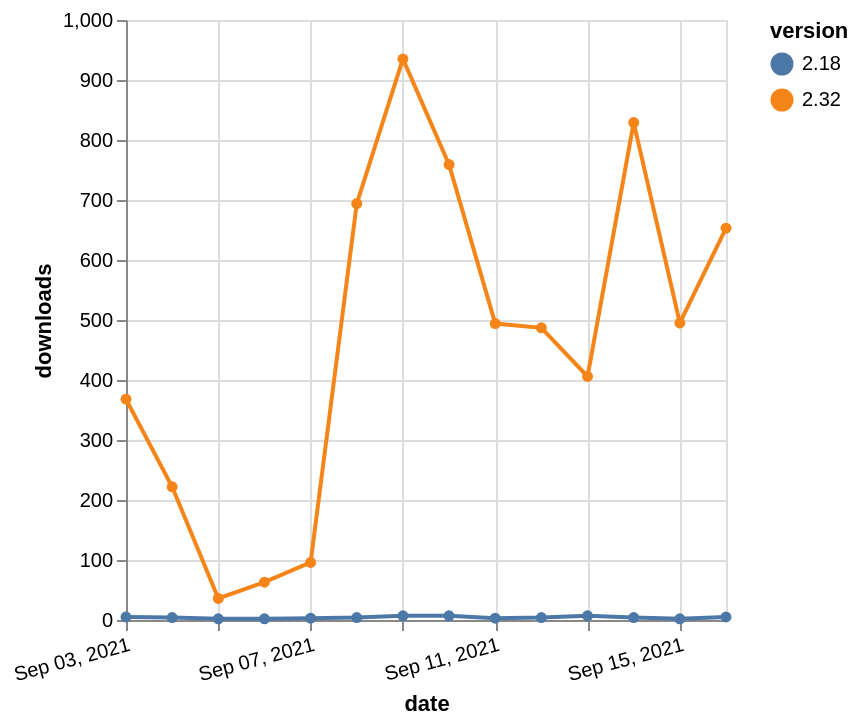

Specify this chart in Vega-Lite:
### Vega-Lite specification from a JSON file in a GitHub repository (floating-point values rounded to 4 significant figures)
{"$schema": "https://vega.github.io/schema/vega-lite/v5.json", "description": "A simple bar chart with embedded data.", "data": {"values": [{"date": "2021-09-03", "total": 139943, "delta": 368, "version": "2.32"}, {"date": "2021-09-04", "total": 140165, "delta": 222, "version": "2.32"}, {"date": "2021-09-05", "total": 140201, "delta": 36, "version": "2.32"}, {"date": "2021-09-06", "total": 140264, "delta": 63, "version": "2.32"}, {"date": "2021-09-07", "total": 140360, "delta": 96, "version": "2.32"}, {"date": "2021-09-08", "total": 141054, "delta": 694, "version": "2.32"}, {"date": "2021-09-09", "total": 141989, "delta": 935, "version": "2.32"}, {"date": "2021-09-10", "total": 142748, "delta": 759, "version": "2.32"}, {"date": "2021-09-11", "total": 143242, "delta": 494, "version": "2.32"}, {"date": "2021-09-12", "total": 143729, "delta": 487, "version": "2.32"}, {"date": "2021-09-13", "total": 144135, "delta": 406, "version": "2.32"}, {"date": "2021-09-14", "total": 144964, "delta": 829, "version": "2.32"}, {"date": "2021-09-15", "total": 145459, "delta": 495, "version": "2.32"}, {"date": "2021-09-16", "total": 146112, "delta": 653, "version": "2.32"}, {"date": "2021-09-03", "total": 27404, "delta": 5, "version": "2.18"}, {"date": "2021-09-04", "total": 27408, "delta": 4, "version": "2.18"}, {"date": "2021-09-05", "total": 27410, "delta": 2, "version": "2.18"}, {"date": "2021-09-06", "total": 27412, "delta": 2, "version": "2.18"}, {"date": "2021-09-07", "total": 27415, "delta": 3, "version": "2.18"}, {"date": "2021-09-08", "total": 27419, "delta": 4, "version": "2.18"}, {"date": "2021-09-09", "total": 27426, "delta": 7, "version": "2.18"}, {"date": "2021-09-10", "total": 27433, "delta": 7, "version": "2.18"}, {"date": "2021-09-11", "total": 27436, "delta": 3, "version": "2.18"}, {"date": "2021-09-12", "total": 27440, "delta": 4, "version": "2.18"}, {"date": "2021-09-13", "total": 27447, "delta": 7, "version": "2.18"}, {"date": "2021-09-14", "total": 27451, "delta": 4, "version": "2.18"}, {"date": "2021-09-15", "total": 27453, "delta": 2, "version": "2.18"}, {"date": "2021-09-16", "total": 27458, "delta": 5, "version": "2.18"}]}, "width": "container", "mark": {"type": "line", "point": {"filled": true}}, "encoding": {"x": {"field": "date", "type": "temporal", "timeUnit": "yearmonthdate", "title": "date", "axis": {"labelAngle": -15}}, "y": {"field": "delta", "type": "quantitative", "title": "downloads"}, "color": {"field": "version", "type": "nominal"}, "tooltip": {"field": "delta"}}}
